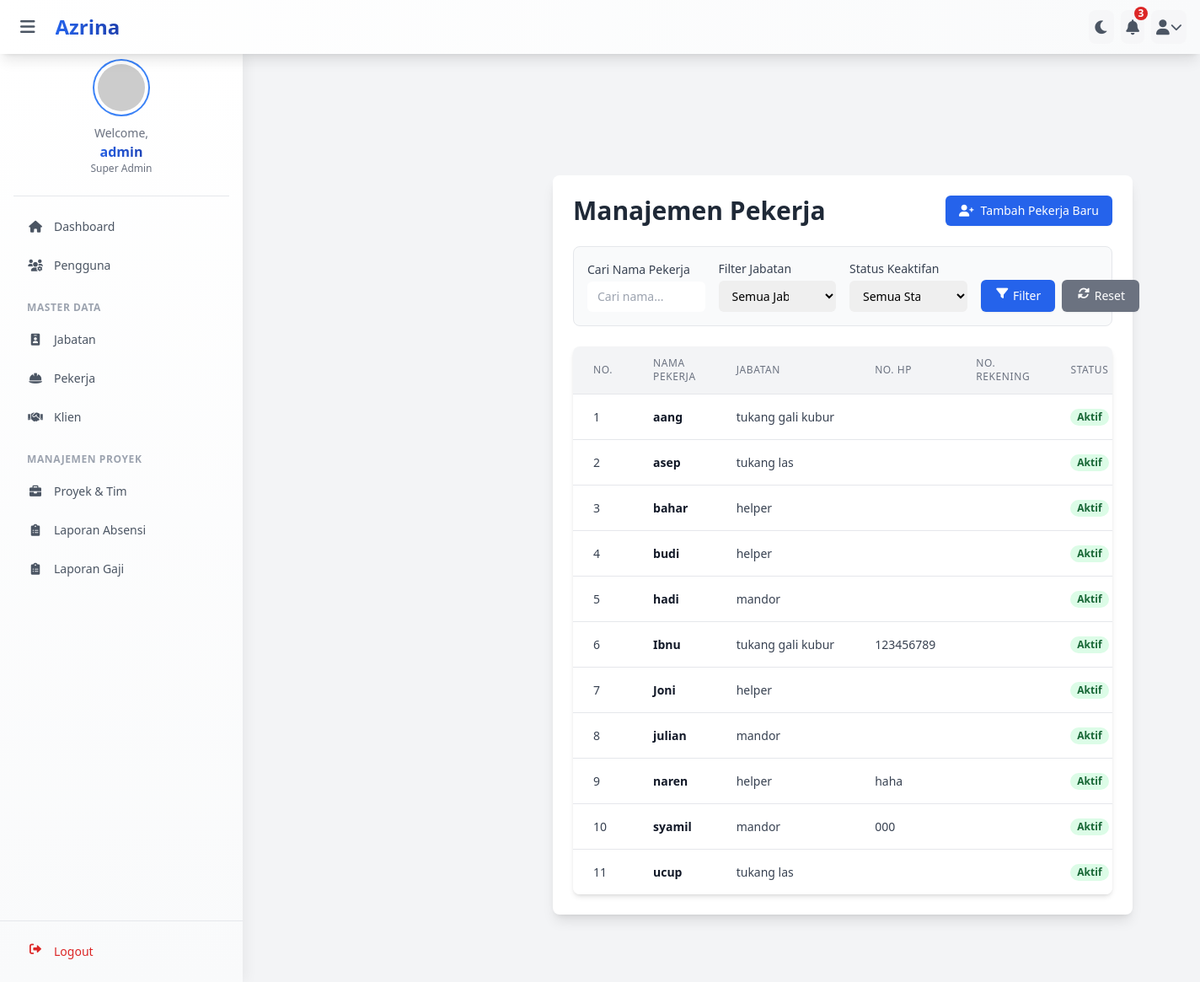
/pekerja/index.php (signed in), run on the app's committed database.
### tables this page shows
CREATE TABLE `pekerja` (
  `id_pekerja` int(11) NOT NULL,
  `namapekerja` varchar(100) NOT NULL,
  `id_jabatan` int(11) NOT NULL,
  `no_hp` varchar(20) DEFAULT NULL,
  `no_rek` varchar(30) DEFAULT NULL,
  `is_active` tinyint(1) NOT NULL DEFAULT 1
);

CREATE TABLE `jabatan` (
  `id_jabatan` int(11) NOT NULL,
  `namajabatan` varchar(50) NOT NULL,
  `gajipokok` decimal(10,2) NOT NULL COMMENT 'Gaji pokok per hari',
  `tunjangan_lembur` decimal(10,2) NOT NULL COMMENT 'Tunjangan lembur per hari'
);

### pekerja/index.php (the view, shortened to what this page needs)
<?php
require_once '../config.php';
$user_role = $_SESSION['role'];
$filter_nama_pekerja = $_GET['nama_pekerja'] ?? '';
$where_sql = "";
$query_pekerja = "SELECT p.id_pekerja, p.namapekerja, j.namajabatan, p.no_hp, p.no_rek, p.is_active
                  FROM pekerja p
                  INNER JOIN jabatan j ON p.id_jabatan = j.id_jabatan"
                  . $where_sql .
                  " ORDER BY p.namapekerja ASC";
$stmt_pekerja = mysqli_prepare($koneksi, $query_pekerja);
$daftar_pekerja = [];
if ($stmt_pekerja) {
    mysqli_stmt_execute($stmt_pekerja);
    $result_pekerja = mysqli_stmt_get_result($stmt_pekerja);
    $daftar_pekerja = $result_pekerja ? mysqli_fetch_all($result_pekerja, MYSQLI_ASSOC) : [];
} else {
    error_log("Error mempersiapkan query data pekerja: " . mysqli_error($koneksi));
    $daftar_pekerja = [];
}
require_once '../includes/header.php';
if ($user_role == 'super_admin') {
    require_once '../includes/sidebar_super_admin.php';
} elseif ($user_role == 'admin') {
    require_once '../includes/sidebar_admin.php';
}
?>
<main class="content-wrapper mt-16 md:ml-72">
    <div class="max-w-full mx-auto p-4 sm:p-6 lg:p-8">
        <div class="bg-white dark:bg-gray-800 rounded-lg shadow-lg p-6">
            <div class="flex flex-col sm:flex-row justify-between items-start sm:items-center mb-6">
                <h1 class="text-2xl sm:text-3xl font-bold text-gray-800 dark:text-white">
                    Manajemen Pekerja
                </h1>
                <a href="<?php echo BASE_URL; ?>pekerja/tambah.php"
                   class="mt-3 sm:mt-0 inline-flex items-center px-4 py-2 bg-blue-600 hover:bg-blue-700 text-white text-sm font-medium rounded-md shadow-sm transition duration-150 ease-in-out">
                    <i class="fas fa-user-plus fa-fw mr-2"></i>
                    Tambah Pekerja Baru
                </a>
            </div>
            <form method="GET" action="" class="mb-6 p-4 bg-gray-50 dark:bg-gray-700/50 rounded-lg border dark:border-gray-600">
                <div class="grid grid-cols-1 md:grid-cols-3 lg:grid-cols-4 gap-4 items-end">
                    <div>
                        <label for="nama_pekerja" class="block text-sm font-medium text-gray-700 dark:text-gray-300">Cari Nama Pekerja</label>
                        <input type="text" name="nama_pekerja" id="nama_pekerja"
                               value="<?php echo htmlspecialchars($filter_nama_pekerja); ?>"
                               placeholder="Cari nama..."
                               class="mt-1 block w-full pl-3 pr-10 py-2 text-base border-gray-300 dark:border-gray-600 dark:bg-gray-900 dark:text-gray-300 focus:outline-none focus:ring-blue-500 focus:border-blue-500 sm:text-sm rounded-md">
                    </div>
                    <div>
                        <label for="id_jabatan" class="block text-sm font-medium text-gray-700 dark:text-gray-300">Filter Jabatan</label>
                        <select name="id_jabatan" id="id_jabatan" class="mt-1 block w-full pl-3 pr-10 py-2 text-base border-gray-300 dark:border-gray-600 dark:bg-gray-900 dark:text-gray-300 focus:outline-none focus:ring-blue-500 focus:border-blue-500 sm:text-sm rounded-md">
                            <option value="">Semua Jabatan</option>
                        </select>
                    </div>
                    <div>
                        <label for="is_active" class="block text-sm font-medium text-gray-700 dark:text-gray-300">Status Keaktifan</label>
                        <select name="is_active" id="is_active" class="mt-1 block w-full pl-3 pr-10 py-2 text-base border-gray-300 dark:border-gray-600 dark:bg-gray-900 dark:text-gray-300 focus:outline-none focus:ring-blue-500 focus:border-blue-500 sm:text-sm rounded-md">
                            <option value="">Semua Status</option>
                        </select>
                    </div>
                    <div class="flex items-center gap-2 pt-4 md:pt-0">
                        <button type="submit" class="w-full inline-flex justify-center py-2 px-4 border border-transparent shadow-sm text-sm font-medium rounded-md text-white bg-blue-600 hover:bg-blue-700 focus:outline-none focus:ring-2 focus:ring-offset-2 focus:ring-blue-500">
                            <i class="fas fa-filter fa-fw mr-1"></i> Filter
                        </button>
                        <a href="<?php echo BASE_URL; ?>pekerja/" class="w-full inline-flex justify-center py-2 px-4 border border-transparent shadow-sm text-sm font-medium rounded-md text-white bg-gray-500 hover:bg-gray-600 focus:outline-none focus:ring-2 focus:ring-offset-2 focus:ring-gray-500">
                            <i class="fas fa-sync-alt fa-fw mr-1"></i> Reset
                        </a>
                    </div>
                </div>
            </form>
            <div class="overflow-x-auto shadow-md rounded-lg">
                <table class="min-w-full divide-y divide-gray-200 dark:divide-gray-700">
                    <thead class="bg-gray-100 dark:bg-gray-700">
                        <tr>
                            <th scope="col" class="px-6 py-3 text-left text-xs font-medium text-gray-500 dark:text-gray-300 uppercase tracking-wider">No.</th>
                            <th scope="col" class="px-6 py-3 text-left text-xs font-medium text-gray-500 dark:text-gray-300 uppercase tracking-wider">Nama Pekerja</th>
                            <th scope="col" class="px-6 py-3 text-left text-xs font-medium text-gray-500 dark:text-gray-300 uppercase tracking-wider">Jabatan</th>
                            <th scope="col" class="px-6 py-3 text-left text-xs font-medium text-gray-500 dark:text-gray-300 uppercase tracking-wider">No. HP</th>
                            <th scope="col" class="px-6 py-3 text-left text-xs font-medium text-gray-500 dark:text-gray-300 uppercase tracking-wider">No. Rekening</th>
                            <th scope="col" class="px-6 py-3 text-center text-xs font-medium text-gray-500 dark:text-gray-300 uppercase tracking-wider">Status</th>
                        </tr>
                    </thead>
                    <tbody class="bg-white dark:bg-gray-800 divide-y divide-gray-200 dark:divide-gray-700">
                        <?php if (!empty($daftar_pekerja)) : ?>
                            <?php $nomor = 1; ?>
                            <?php foreach ($daftar_pekerja as $pekerja) : ?>
                                <tr class="hover:bg-gray-50 dark:hover:bg-gray-600/50 transition-colors duration-150">
                                    <td class="px-6 py-4 whitespace-nowrap text-sm text-gray-700 dark:text-gray-200"><?php echo $nomor++; ?></td>
                                    <td class="px-6 py-4 whitespace-nowrap text-sm font-semibold text-gray-900 dark:text-white"><?php echo htmlspecialchars($pekerja['namapekerja']); ?></td>
                                    <td class="px-6 py-4 whitespace-nowrap text-sm text-gray-700 dark:text-gray-200"><?php echo htmlspecialchars($pekerja['namajabatan']); ?></td>
                                    <td class="px-6 py-4 whitespace-nowrap text-sm text-gray-700 dark:text-gray-200"><?php echo htmlspecialchars($pekerja['no_hp'] ?? '-'); ?></td>
                                    <td class="px-6 py-4 whitespace-nowrap text-sm text-gray-700 dark:text-gray-200"><?php echo htmlspecialchars($pekerja['no_rek'] ?? '-'); ?></td>
                                    <td class="px-6 py-4 whitespace-nowrap text-sm text-center">
                                        <?php if ($pekerja['is_active'] == 1) : ?>
                                            <span class="px-2 inline-flex text-xs leading-5 font-semibold rounded-full bg-green-100 text-green-800 dark:bg-green-700 dark:text-green-100">Aktif</span>
                                        <?php else : ?>
                                            <span class="px-2 inline-flex text-xs leading-5 font-semibold rounded-full bg-red-100 text-red-800 dark:bg-red-700 dark:text-red-100">Tidak Aktif</span>
                                        <?php endif; ?>
                                    </td>
                                </tr>
                            <?php endforeach; ?>
                        <?php endif; ?>
                    </tbody>
                </table>
            </div>
        </div>
    </div>
</main>

### data on the page
pekerja: namapekerja "aang", id_jabatan.namajabatan "tukang gali kubur", is_active "Aktif"
pekerja: namapekerja "asep", id_jabatan.namajabatan "tukang las", is_active "Aktif"
pekerja: namapekerja "bahar", id_jabatan.namajabatan "helper", is_active "Aktif"
pekerja: namapekerja "budi", id_jabatan.namajabatan "helper", is_active "Aktif"
pekerja: namapekerja "hadi", id_jabatan.namajabatan "mandor", is_active "Aktif"
pekerja: namapekerja "Ibnu", id_jabatan.namajabatan "tukang gali kubur", no_hp "123456789", is_active "Aktif"
pekerja: namapekerja "Joni", id_jabatan.namajabatan "helper", is_active "Aktif"
pekerja: namapekerja "julian", id_jabatan.namajabatan "mandor", is_active "Aktif"
pekerja: namapekerja "naren", id_jabatan.namajabatan "helper", no_hp "haha", is_active "Aktif"
pekerja: namapekerja "syamil", id_jabatan.namajabatan "mandor", no_hp "000", is_active "Aktif"
pekerja: namapekerja "ucup", id_jabatan.namajabatan "tukang las", is_active "Aktif"

### other printed values
str_replace('_', ' ', $_SESSION['role']) "Super Admin"
